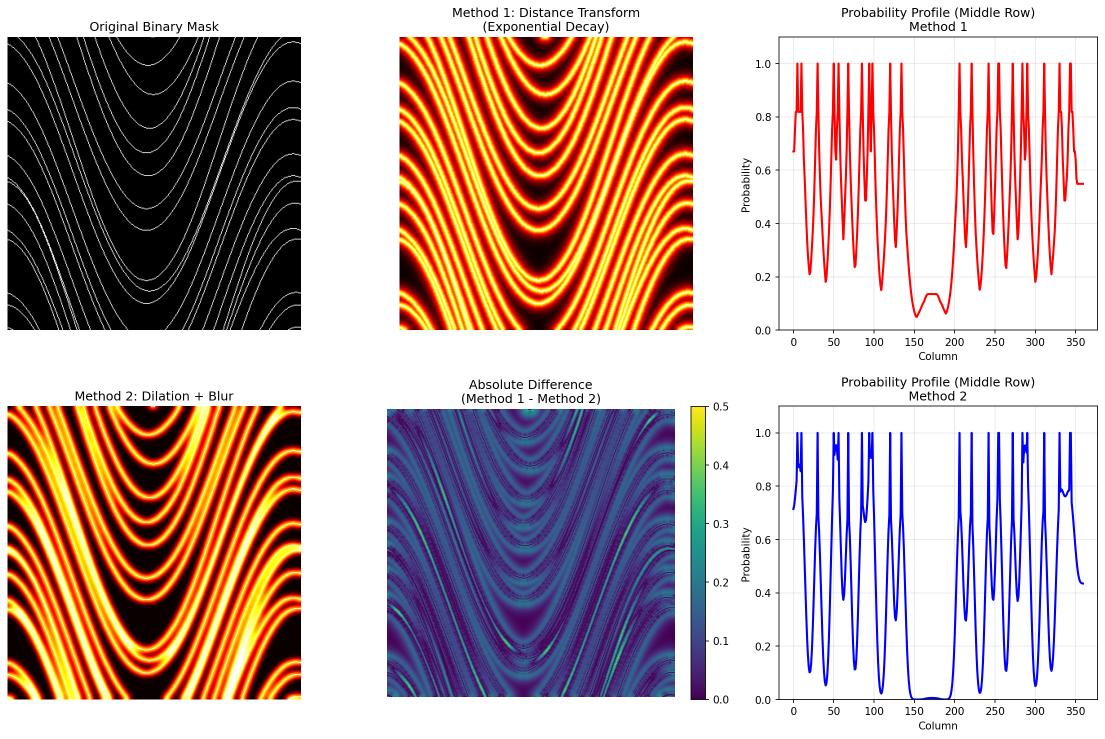
#> input picture test_smooth_output.png, 2209 x 1477 px, given in place of mask_dip_75_az_170_1.png, which was not available (shown at 1/2 size)
$ python test_smooth.py
#> lines starting #> are read from the running program, lines starting #| are printed output that depends on the picture; after the words box and inside, x2 and y2 are one past the last pixel; in counts of white or black regions, pixels touching at a corner belong together; pictures that were not available may be replaced by others from this repository, and a replacement may not be noted
"""
Test script for smoothing binary masks
Implements two methods: Distance Transform and Dilation+Blur
"""

import numpy as np
from PIL import Image
import cv2
import matplotlib.pyplot as plt
from pathlib import Path
from scipy.ndimage import distance_transform_edt, binary_dilation, gaussian_filter


def method1_distance_transform(binary_mask, sigma=5.0):
    """
    Method 1: Distance Transform + Exponential Decay

    Creates smooth probability map using distance from 1-valued pixels

    Args:
        binary_mask: Binary mask (0 or 1)
        sigma: Controls falloff rate (larger = slower decay)

    Returns:
        Smoothed probability map (0-1)
    """
    # Compute distance from each pixel to nearest 1-valued pixel
    distance = distance_transform_edt(1 - binary_mask)

    # Apply exponential decay: prob = exp(-distance / sigma)
    prob_map = np.exp(-distance / sigma)

    # Ensure original 1s stay at 1.0
    prob_map[binary_mask == 1] = 1.0

    return prob_map


def method2_dilate_blur(binary_mask, dilation_size=5, blur_sigma=3.0):
    """
    Method 2: Morphological Dilation + Gaussian Blur

    Dilates the mask then applies Gaussian blur for smooth transitions

    Args:
        binary_mask: Binary mask (0 or 1)
        dilation_size: Number of pixels to dilate
        blur_sigma: Sigma for Gaussian blur

    Returns:
        Smoothed probability map (0-1)
    """
    # Create structuring element for dilation
    kernel = np.ones((dilation_size, dilation_size), np.uint8)

    # Dilate the binary mask
    dilated = cv2.dilate(binary_mask.astype(np.uint8), kernel, iterations=1)

    # Convert to float and apply Gaussian blur
    prob_map = dilated.astype(np.float32)
    prob_map = gaussian_filter(prob_map, sigma=blur_sigma)

    # Normalize to [0, 1]
    if prob_map.max() > 0:
        prob_map = prob_map / prob_map.max()

    # Ensure original 1s stay at 1.0
    prob_map[binary_mask == 1] = 1.0

    return prob_map


def load_binary_mask(mask_path):
    """Load and convert mask to binary (0 or 1)"""
    mask_img = Image.open(mask_path)
#> mask_img is the input picture: PIL image 2209x1477 RGBA; mean R, G, B, A 190.5, 165.3, 160.4, 255

    # Convert to numpy array
    if mask_img.mode == 'L':
        # Grayscale
        mask = np.array(mask_img, dtype=np.float32) / 255.0
    elif mask_img.mode in ['RGB', 'RGBA']:
        # Color image - convert to grayscale
        mask = np.array(mask_img.convert('L'), dtype=np.float32) / 255.0
    else:
        mask = np.array(mask_img, dtype=np.float32)

    # Threshold to binary (anything > 0.5 becomes 1)
    binary_mask = (mask > 0.5).astype(np.uint8)
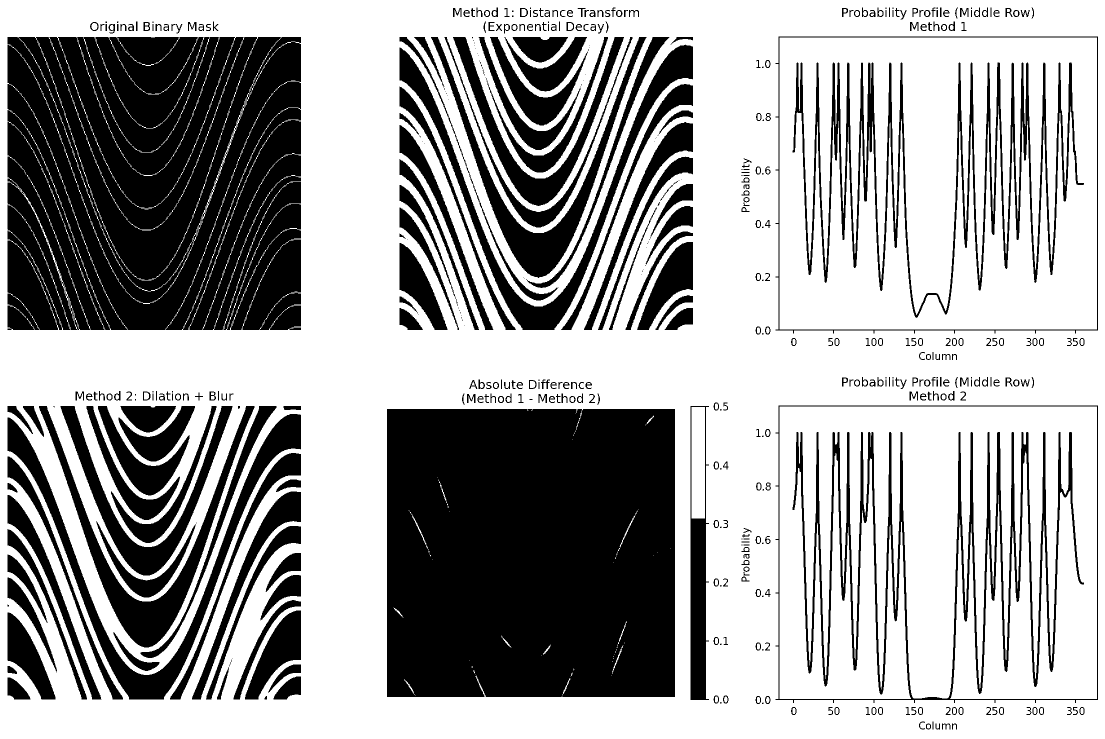
#> binary_mask: shape (1477, 2209) (shown at 1/2 size); values 0 (black) and 1 (white), 63.9% white; 481 black regions (107 under 20 px), largest, box (x1, y1, x2, y2) and area: (774, 818, 1350, 1394) 330401, (15, 74, 602, 660) 323620, (1551, 811, 2196, 1406) 56377

    return binary_mask


def visualize_smoothing_results(binary_mask, smooth1, smooth2, output_path):
    """Create comprehensive visualization of smoothing results"""

    fig, axes = plt.subplots(2, 3, figsize=(15, 10))

    # Row 1: Original and Method 1
    axes[0, 0].imshow(binary_mask, cmap='gray')
    axes[0, 0].set_title('Original Binary Mask')
    axes[0, 0].axis('off')

    axes[0, 1].imshow(smooth1, cmap='hot', vmin=0, vmax=1)
    axes[0, 1].set_title('Method 1: Distance Transform\n(Exponential Decay)')
    axes[0, 1].axis('off')

    # Show probability profile for Method 1
    # Take a horizontal slice through the middle
    mid_row = smooth1.shape[0] // 2
    profile1 = smooth1[mid_row, :]
    axes[0, 2].plot(profile1, 'r-', linewidth=2)
    axes[0, 2].set_ylim([0, 1.1])
    axes[0, 2].set_title('Probability Profile (Middle Row)\nMethod 1')
    axes[0, 2].set_xlabel('Column')
    axes[0, 2].set_ylabel('Probability')
    axes[0, 2].grid(True, alpha=0.3)

    # Row 2: Method 2
    axes[1, 0].imshow(smooth2, cmap='hot', vmin=0, vmax=1)
    axes[1, 0].set_title('Method 2: Dilation + Blur')
    axes[1, 0].axis('off')

    # Difference map
    diff = np.abs(smooth1 - smooth2)
    im = axes[1, 1].imshow(diff, cmap='viridis', vmin=0, vmax=0.5)
    axes[1, 1].set_title('Absolute Difference\n(Method 1 - Method 2)')
    axes[1, 1].axis('off')
    plt.colorbar(im, ax=axes[1, 1], fraction=0.046)

    # Show probability profile for Method 2
    profile2 = smooth2[mid_row, :]
    axes[1, 2].plot(profile2, 'b-', linewidth=2)
    axes[1, 2].set_ylim([0, 1.1])
    axes[1, 2].set_title('Probability Profile (Middle Row)\nMethod 2')
    axes[1, 2].set_xlabel('Column')
    axes[1, 2].set_ylabel('Probability')
    axes[1, 2].grid(True, alpha=0.3)

    plt.tight_layout()
    plt.savefig(output_path, dpi=150, bbox_inches='tight')
    print(f"\nVisualization saved to: {output_path}")

    return fig


def compute_statistics(binary_mask, smooth_mask):
    """Compute useful statistics about the smoothing"""

    # Number of original 1s
    n_ones = binary_mask.sum()

    # Area with probability > 0.5
    n_high_prob = (smooth_mask > 0.5).sum()

    # Area with probability > 0.1
    n_low_prob = (smooth_mask > 0.1).sum()

    # Check that original 1s are preserved
    original_ones_preserved = np.allclose(smooth_mask[binary_mask == 1], 1.0)

    return {
        'original_ones': int(n_ones),
        'high_prob_pixels': int(n_high_prob),
        'low_prob_pixels': int(n_low_prob),
        'ones_preserved': original_ones_preserved,
        'expansion_ratio_50': n_high_prob / max(n_ones, 1),
        'expansion_ratio_10': n_low_prob / max(n_ones, 1)
    }


if __name__ == "__main__":
    # Paths
    input_path = "/Users/houtj/projects/active_annotation/data/hitl_data/condabri_north_349/seg_labels/az_170_dip_75/mask_dip_75_az_170_1.png"
    output_path = "/Users/houtj/projects/active_annotation/test_smooth_output.png"

    print("="*70)
    print("Binary Mask Smoothing Test")
    print("="*70)

    # Load binary mask
    print(f"\nLoading mask from: {input_path}")
    binary_mask = load_binary_mask(input_path)
    print(f"Mask shape: {binary_mask.shape}")
#| Mask shape: (1477, 2209)
    print(f"Number of 1-valued pixels: {binary_mask.sum()}")
#| Number of 1-valued pixels: 2086251
    print(f"Percentage of 1s: {binary_mask.sum() / binary_mask.size * 100:.2f}%")
#| Percentage of 1s: 63.94%

    # Method 1: Distance Transform
    print("\n" + "-"*70)
    print("Method 1: Distance Transform + Exponential Decay")
    print("-"*70)
    smooth1 = method1_distance_transform(binary_mask, sigma=5.0)
#> in method1_distance_transform, `prob_map = np.exp(-distance / sigma)`:
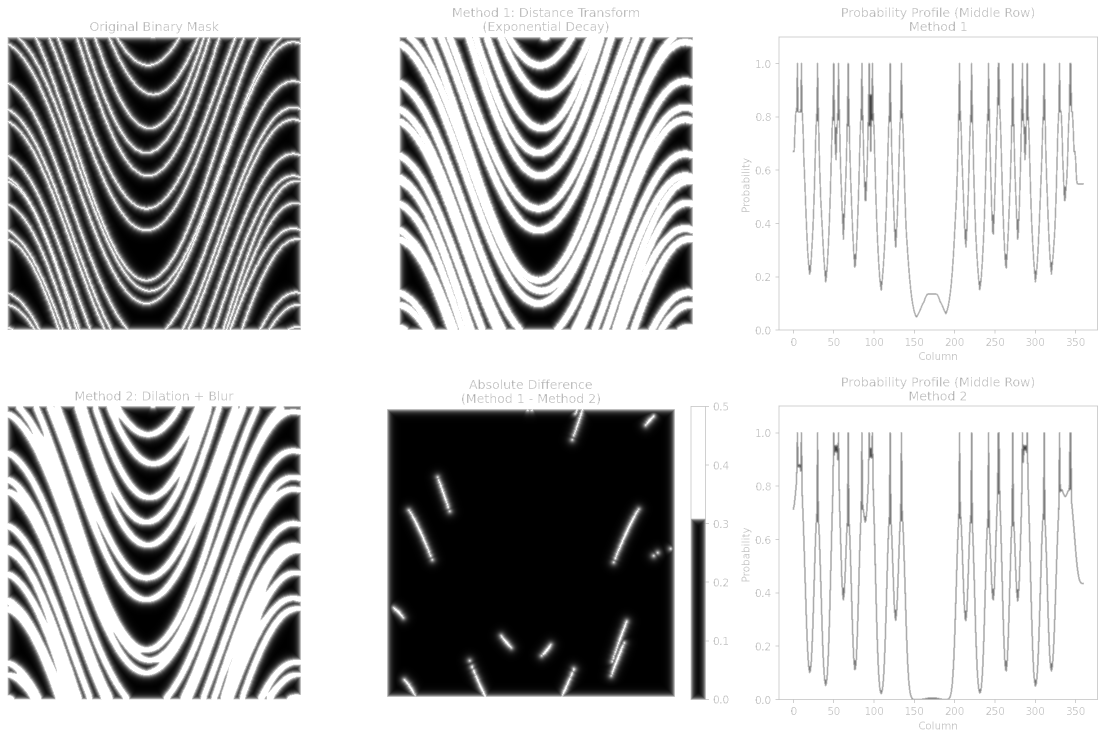
#> prob_map: shape (1477, 2209) float64 (shown at 1/2 size); min 7.01e-16, max 1, mean 0.757
    stats1 = compute_statistics(binary_mask, smooth1)
#> in compute_statistics, `n_ones = binary_mask.sum()`: n_ones = 2086251
#> in compute_statistics, `n_high_prob = (smooth_mask > 0.5).sum()`: n_high_prob = 2460001
#> in compute_statistics, `n_low_prob = (smooth_mask > 0.1).sum()`: n_low_prob = 2848875
#> in compute_statistics, `original_ones_preserved = np.allclose(smooth_mask[binary_mask == 1], 1..`: original_ones_preserved = True
#> stats1 = {'original_ones': 2086251, 'high_prob_pixels': 2460001, 'low_prob_pixels': 2848875, 'ones_preserved': True, 'expansion_ratio_50': 1.18, 'expansion_ratio_10': 1.37}
    print(f"  Original 1s preserved: {stats1['ones_preserved']}")
#|   Original 1s preserved: True
    print(f"  Pixels with prob > 0.5: {stats1['high_prob_pixels']} (expansion: {stats1['expansion_ratio_50']:.2f}x)")
#|   Pixels with prob > 0.5: 2460001 (expansion: 1.18x)
    print(f"  Pixels with prob > 0.1: {stats1['low_prob_pixels']} (expansion: {stats1['expansion_ratio_10']:.2f}x)")
#|   Pixels with prob > 0.1: 2848875 (expansion: 1.37x)

    # Method 2: Dilation + Blur
    print("\n" + "-"*70)
    print("Method 2: Morphological Dilation + Gaussian Blur")
    print("-"*70)
    smooth2 = method2_dilate_blur(binary_mask, dilation_size=5, blur_sigma=3.0)
#> in method2_dilate_blur, `dilated = cv2.dilate(binary_mask.astype(np.uint8), kernel, iterations=1)`: dilated: shape (1477, 2209); values 0 (black) and 1 (white), 73.8% white; 423 black regions (235 under 20 px), largest, box (x1, y1, x2, y2) and area: (776, 820, 1348, 1392) 321260, (17, 86, 600, 658) 35025, (76, 76, 510, 559) 28536
#> in method2_dilate_blur, `prob_map = gaussian_filter(prob_map, sigma=blur_sigma)`:
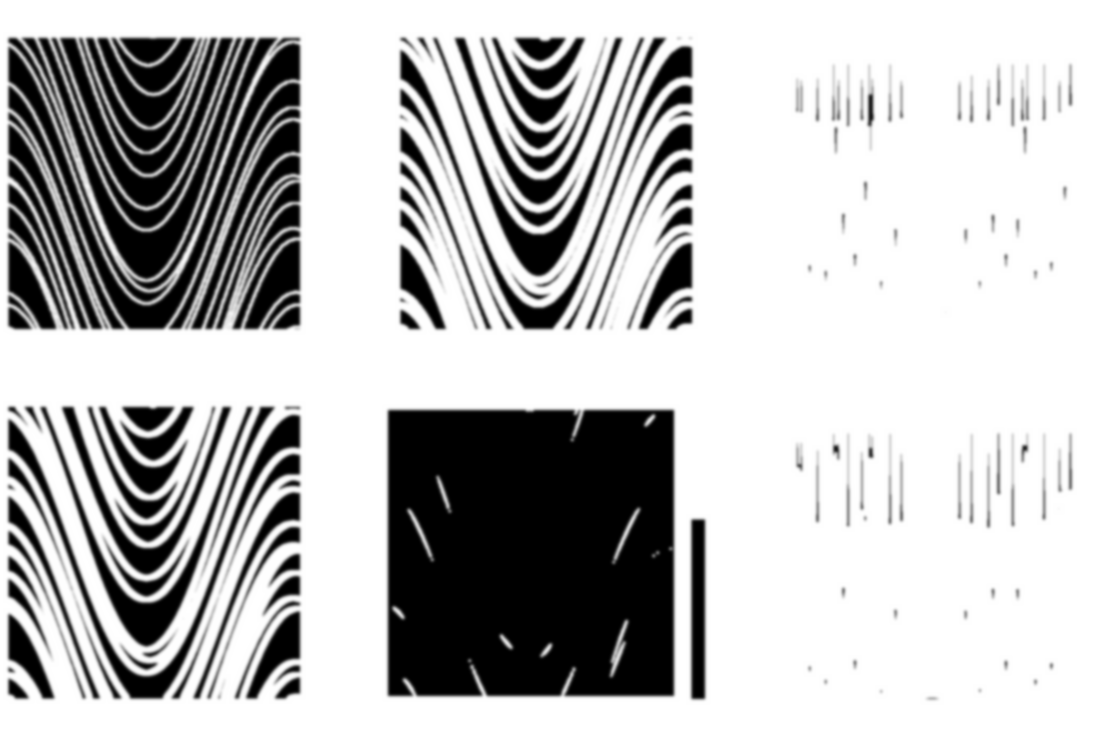
#> prob_map: shape (1477, 2209) float32 (shown at 1/2 size); min 0, max 1, mean 0.738
    stats2 = compute_statistics(binary_mask, smooth2)
#> stats2 = {'original_ones': 2086251, 'high_prob_pixels': 2432882, 'low_prob_pixels': 2667105, 'ones_preserved': True, 'expansion_ratio_50': 1.17, 'expansion_ratio_10': 1.28}
    print(f"  Original 1s preserved: {stats2['ones_preserved']}")
#|   Original 1s preserved: True
    print(f"  Pixels with prob > 0.5: {stats2['high_prob_pixels']} (expansion: {stats2['expansion_ratio_50']:.2f}x)")
#|   Pixels with prob > 0.5: 2432882 (expansion: 1.17x)
    print(f"  Pixels with prob > 0.1: {stats2['low_prob_pixels']} (expansion: {stats2['expansion_ratio_10']:.2f}x)")
#|   Pixels with prob > 0.1: 2667105 (expansion: 1.28x)

    # Visualize results
    print("\n" + "-"*70)
    print("Generating visualization...")
    print("-"*70)
    visualize_smoothing_results(binary_mask, smooth1, smooth2, output_path)
#> in visualize_smoothing_results, `profile1 = smooth1[mid_row, :]`: profile1 = 2209 values from 1 to 1
#> in visualize_smoothing_results, `diff = np.abs(smooth1 - smooth2)`:
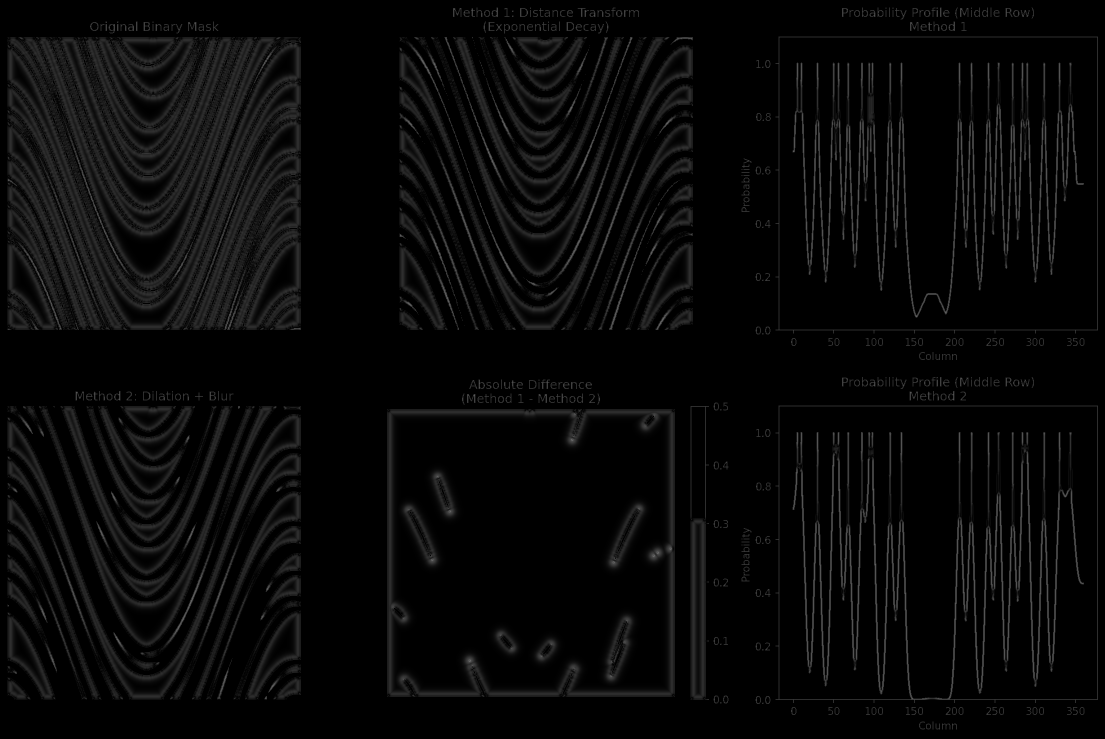
#> diff: shape (1477, 2209) float64 (shown at 1/2 size); min 0, max 0.477, mean 0.033
#> in visualize_smoothing_results, `plt.savefig(output_path, dpi=150, bbox_inches='tight')`:
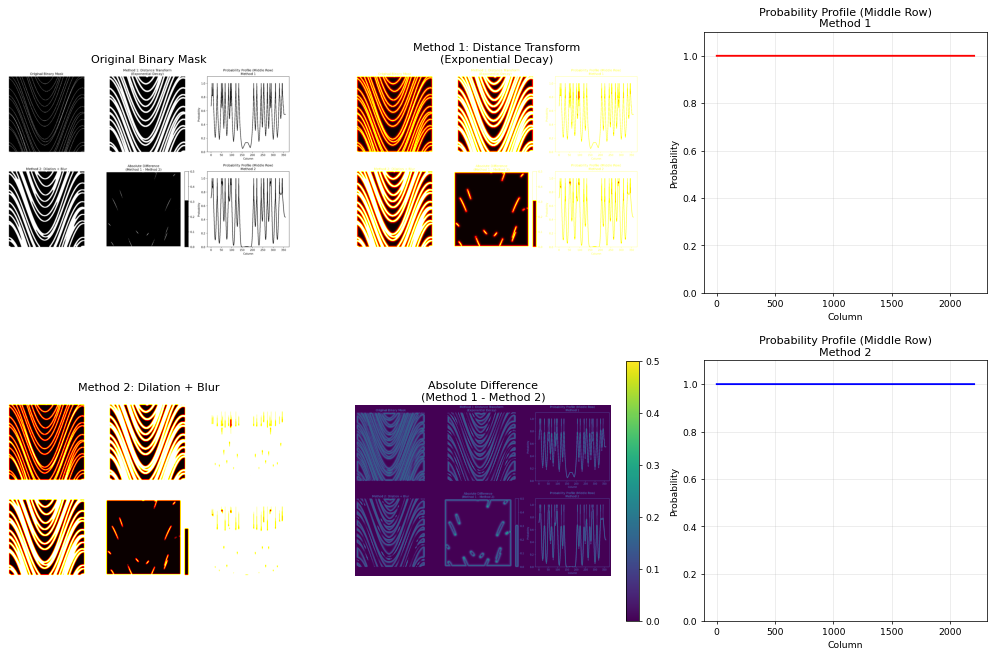
#> figure drawn by matplotlib, 7 panels

    # Save the smooth masks
    smooth1_path = output_path.replace('.png', '_method1.png')
    smooth2_path = output_path.replace('.png', '_method2.png')

    Image.fromarray((smooth1 * 255).astype(np.uint8)).save(smooth1_path)
    Image.fromarray((smooth2 * 255).astype(np.uint8)).save(smooth2_path)

    print(f"  Method 1 mask saved to: {smooth1_path}")
    print(f"  Method 2 mask saved to: {smooth2_path}")

    print("\n" + "="*70)
    print("Done!")
    print("="*70)
